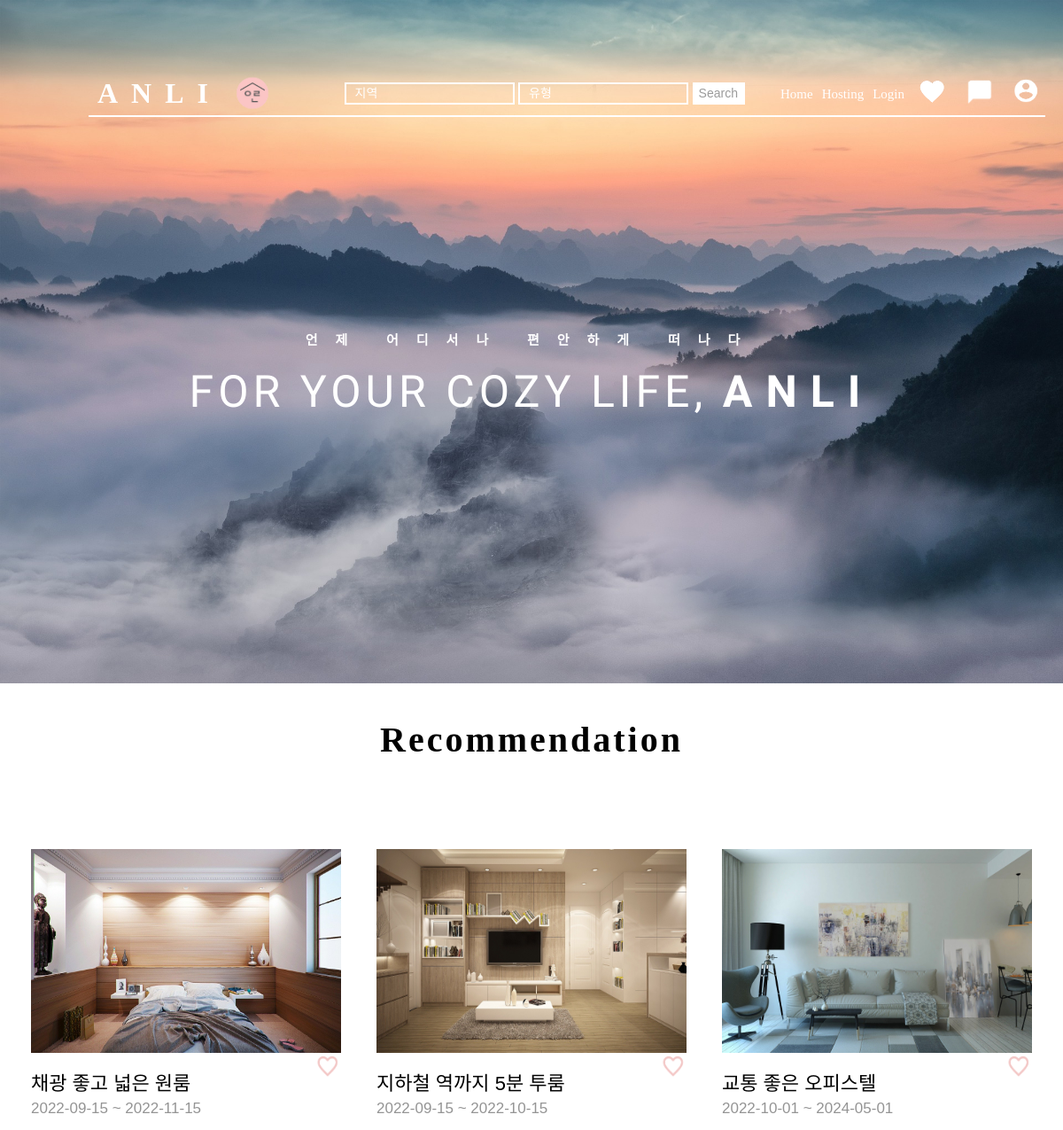
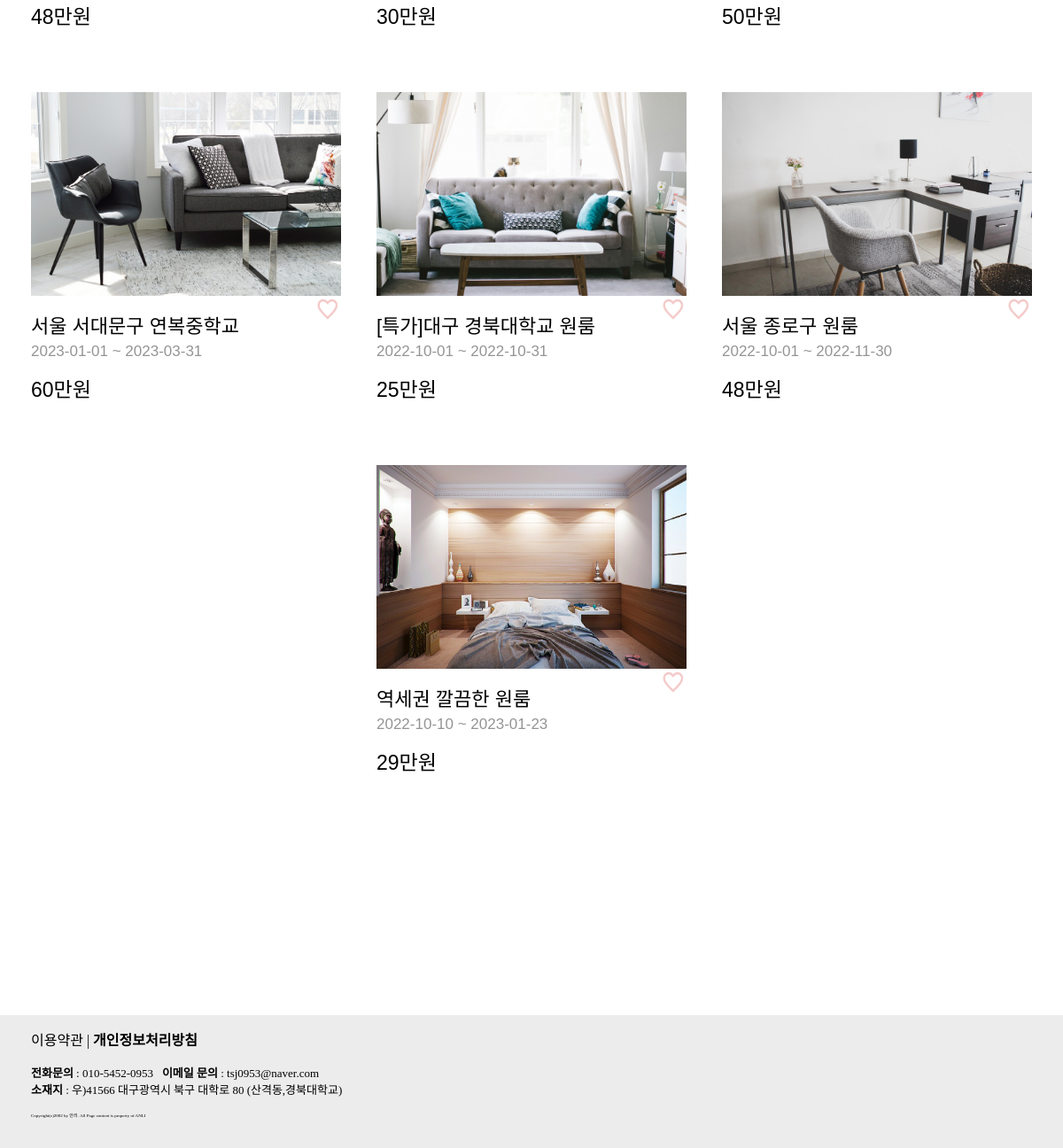
The page / on the database its author committed (2 pictures, top to bottom).
### anli/models.py (models this page shows, shortened)
class Room(models.Model): #장고에서 제공하는 models.Model를 상속받아야한다.
    image = models.ImageField(upload_to="room/", blank=True, null=True)
    title = models.CharField(max_length=64,verbose_name = '제목')
    price = models.CharField(max_length=64,verbose_name = '가격')
    select_home = models.CharField(max_length=64,verbose_name = '집유형')
    location = models.CharField(max_length=200,verbose_name = '위치')
    smaller_period = models.CharField(max_length=64,verbose_name = '최소기간')
    startDay = models.CharField(max_length=64,verbose_name = '시작일')
    lastDay = models.CharField(max_length=64,verbose_name = '종료일')
    floor_space = models.CharField(max_length=64,verbose_name = '평수')
    bathroom = models.CharField(max_length=64,verbose_name = '욕실수')
    room = models.CharField(max_length=64,verbose_name = '방수')
    bed = models.CharField(max_length=64,verbose_name = '침대수')
    basic_info = models.CharField(max_length=64,verbose_name = '기본정보')
    option = models.CharField(max_length=64,verbose_name = '옵션')
    description = models.CharField(max_length=500,verbose_name = '설명')
    heart = models.IntegerField(verbose_name='위시')
    registered_dttm = models.DateTimeField(auto_now_add=True, verbose_name='등록시간')
    class Meta: #메타 클래스를 이용하여 테이블명 지정
        db_table = 'host_home'

### anli/views.py (the view)
# urls.py: 2. Add a URL to urlpatterns:  path('', views.home, name='home')
def home(request):
    rooms = Room.objects.all()
    return render(request, 'home.html', {'rooms': rooms})

### anli/templates/home.html (shortened to what this page needs)
{% load static %}
<html lang="en">
<head>
    <link rel="stylesheet" href="{% static 'css/style1.css' %}" />
    <link rel="stylesheet" href="{% static 'css/default-style.css' %}" />
</head>
<body>
    <div class="main">
        <div class="nav inner">
            <div class="logo">
                <a href="{% url 'home' %}" class="brand-name">ANLI</a>
                <a href="{% url 'home' %}">
                    <img src="{% static 'img/logo.png' %}" class="logo-img" alt="">
                </a>
            </div>
            <div class="navlink">
                <ul class="gnb">
                    <form class="d-flex" action="{% url 'searchResult' %}" method="get">
                        <input class="search-input" type="search" placeholder="지역" name="location">
                        <input class="search-input" type="search" placeholder="유형" name="select_home">
                        <button class="search-btn" type="submit">Search</button>
                    </form>
                    <li><a href="{% url 'home' %}" class="nav-name">Home</a></li>
                    {% if user.is_authenticated %}
                    <li><a href="{% url 'new' %}" class="nav-name">Hosting</a></li>
                    {% else %}
                    <li><a href="{% url 'login' %}" class="nav-name">Hosting</a></li>
                    {% endif %}
                    {% if user.is_authenticated %}
                    <li><a href="{% url 'logout' %}" class="nav-name">Logout</a>
                        {% else %}
                    <li><a href="{% url 'login' %}" class="nav-name">Login</a>
                        {% endif %}
                    <li><a href="{% url 'wishlist' %}"><img src="{% static 'img/wishlist.png' %}" class="nav-img"
                                alt=""></a></li>
                    <li><a href="{% url 'message' %}"><img src="{% static 'img/message.png' %}" class="nav-img"
                                alt=""></a></li>
                    {% if user.is_authenticated %}
                    <li><a href="{% url 'mypage' %}"><img src="{% static 'img/profile.png' %}" class="nav-img"
                                alt=""></a></li>
                    {% else %}
                    <li><a href="{% url 'login' %}"><img src="{% static 'img/profile.png' %}" class="nav-img"
                                alt=""></a></li>
                    {% endif %}
                </ul>
            </div>
        </div>
        <div class="slogan" style="margin-top: 300px;">
            <h4 class="main-over">언제 어디서나 편안하게 떠나다</h4>
            <h2 class="main-slogan" style="margin-bottom: 300px;">FOR YOUR COZY LIFE, <span
                    class="main-brand">ANLI</span></h2>
        </div>
    </div>
    <div class="recommand">
        <h3 class="rcm-name">Recommendation</h3>
        <div class="room">
            <div class="d-inline-flex">
                {% for room in rooms %}
                <div class="room-box">
                    <a href="{% url 'detail' room.id %}">
                        <img src="{{ room.image.url }}" class="img-room" alt="사진"><br></a>
                    {% if room.heart == 0 %}
                    <form action="{% url 'heart' room.id %}" method="post">
                        <button type="submit" onclick="changeHeart();"
                            style="float:right;background-color:white;padding:0;border:none;background:none;"><img
                                id="img1" style="width:30px; height:30px;"
                                src="{% static 'img/bin-heart.png' %}"></button>
                    </form>
                    {% endif %}
                    <a class="room-detail-a" href="{% url 'detail' room.id %}">
                        <h4 class="room-name">{{ room.title }}</h4>
                        <h4 class="room-term">{{ room.startDay }} ~ {{ room.lastDay }}</h4>
                        <h4 class="room-tax">{{ room.price }}</h4>
                    </a>
                </div>
                {% endfor %}
            </div>
        </div>
    </div>
    <footer>
        <div class="footer-container">
            <div>이용약관 | <span class="bolder">개인정보처리방침</span></div>
            <p>
            <div class="fontsize13"><span class="bolder">전화문의</span> : 010-5452-0953 &ensp;<span class="bolder">이메일
                    문의</span> : tsj0953@naver.com</div>
            <div class="fontsize13"><span class="bolder">소재지</span> : 우)41566 대구광역시 북구 대학로 80 (산격동,경북대학교)</div>
            </p>
            <div class="copyright">Copyright(c)2002 by 안리. All Page content is property of ANLI</div>
        </div>
    </footer>
</body>
</html>

### static/css/style1.css (style rules this page uses)
.inner { width: 100%; }
.main { background-image: url("../img/main2.jpg"); background-repeat: no-repeat; background-size: cover; }
.slogan { display: flex; flex-direction: column; align-items: center; left: 50%; }
.main-over { color: white; font-size: 15px; letter-spacing: 20px; }
.main-slogan { color: white; margin: 0; font-size: 50px; font-family: 'Ubuntu', sans-serif; font-weight: 300; letter-spacing: 5px; }
.main-brand { color: white; font-family: 'Ubuntu', sans-serif; font-weight: 700; letter-spacing: 15px; }
.recommand { display: flex; width: 100%; flex-direction: column; align-items: center }
.rcm-name { font-size: 40px; letter-spacing: 3px; margin-bottom: 100px; }
.room { display: flex; flex-direction: row; margin-bottom: 100px; }
.d-inline-flex { display:flex; flex-wrap: wrap; justify-content: center; }
.room-box { display: inline-block; margin-bottom: 70px; margin-left: 20px; margin-right: 20px; }
.img-room { width: 350px; height: 230px; }
.room-detail-a { text-decoration: none; }
.room-name { margin-top: 10px; margin-bottom: 0; color:black; font-size: 22px; font-family: 'Noto Sans KR', sans-serif; font-weight: 400; }
.room-term { margin-top: 5px; margin-bottom: 0; color:#949494; font-size: 17px; font-family: 'Noto Sans KR', sans-serif; font-weight: 300; }
.room-tax { margin-top: 14px; margin-bottom: 0; color:black; font-size: 23px; font-family: 'Noto Sans KR', sans-serif; font-weight: 500; }

### static/css/default-style.css (style rules this page uses)
.inner { width: 90%; height: 50px; margin-left: 100px; margin-right: 100px; }
.d-flex { margin-bottom: 0; margin-right: 30px; }
.search-input { background-color: rgba(255, 255, 255, 0); border: 2px solid white; height: 25px; padding-left: 5px; font-size: 14px; }
.search-input::placeholder { padding-left: 5px; color: white; font-size: 14px; }
.search-btn { background-color: rgb(255, 255, 255); border: 2px solid white; height: 25px; padding-left: 5px; font-size: 14px; color: rgb(155, 155, 155); }
.nav { display: flex; justify-content: space-between; align-items: center; position: relative; top: 80px; z-index: 1; border-bottom: 2px solid white; }
.logo { margin-left: 10px; display: flex; align-items: center; }
.brand-name { color: white; text-decoration: none; font-size: 32px; font-weight: 700; letter-spacing: 15px; }
.logo-img { display: flex; width: 70px; margin-bottom: 0px; }
.navlink { display: flex; flex-direction: column; }
.gnb { display: flex; list-style-type: none; align-items: center; font-size: 18px; }
.gnb li:nth-child(n+2) { margin-left: 10px; }
.nav-name { color: white; text-decoration: none; font-size: 15px; }
.nav-img { width: 43px; filter: invert(100%) sepia(3%) saturate(356%) hue-rotate(240deg) brightness(114%) contrast(100%); }
footer { margin-top: 100px; width: 100%; height: 150px; bottom: 0px; background: rgba(217, 217, 217, 0.5); }
.footer-container { padding-left: 35px; padding-top: 15px; }
.bolder { font-weight: bolder; }
.fontsize13 { font-size: 13px; }
.copyright { font-size: 5px; }
body { margin: 0; padding: 0; }

### rows shown on the page
Room: image (picture), heart 0 (drawn), title "채광 좋고 넓은 원룸", startDay "2022-09-15", lastDay "2022-11-15", price "48만원"
Room: image (picture), heart 0 (drawn), title "지하철 역까지 5분 투룸", startDay "2022-09-15", lastDay "2022-10-15", price "30만원"
Room: image (picture), heart 0 (drawn), title "교통 좋은 오피스텔", startDay "2022-10-01", lastDay "2024-05-01", price "50만원"
Room: image (picture), heart 0 (drawn), title "서울 서대문구 연복중학교", startDay "2023-01-01", lastDay "2023-03-31", price "60만원"
Room: image (picture), heart 0 (drawn), title "[특가]대구 경북대학교 원룸", startDay "2022-10-01", lastDay "2022-10-31", price "25만원"
Room: image (picture), heart 0 (drawn), title "서울 종로구 원룸", startDay "2022-10-01", lastDay "2022-11-30", price "48만원"
Room: image (picture), heart 0 (drawn), title "역세권 깔끔한 원룸", startDay "2022-10-10", lastDay "2023-01-23", price "29만원"
